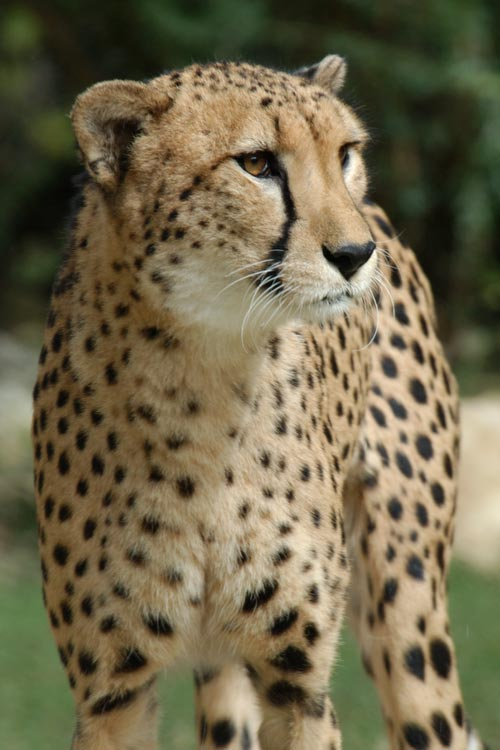
%> input picture clase9/Cheetah.jpg, 500 x 750 px
$ octave clase9.m   (GNU Octave 9; MATLAB toolbox functions it lacks are replaced by stand-ins)
%> lines starting %> are read from the running program, lines starting %| are printed output that depends on the picture
clc
close all
clear

%Cargar Imagenes
imagen = imread('Cheetah.jpg'); % Cargar imagen
%> imagen is the input picture: size 750x500x3 uint8; mean R, G, B 112.5, 103.4, 75.7
imagen = rgb2gray(imagen); %validar si se requiere rgb2gray
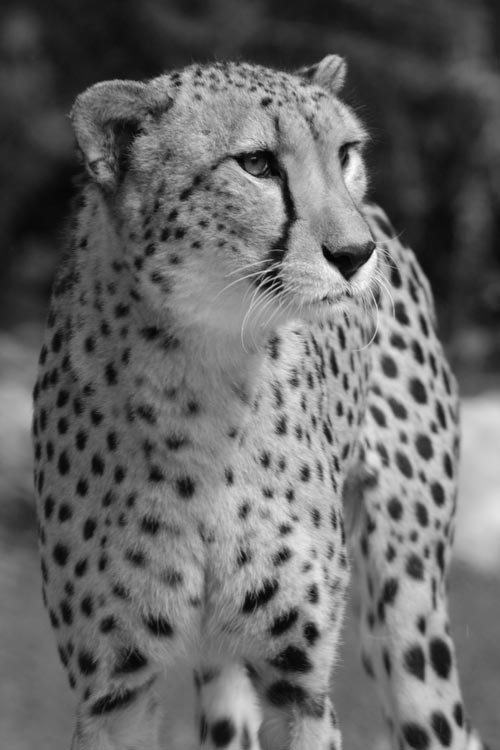
%> imagen: size 750x500 uint8; min 1, max 253, mean 103

imagen2 = double(imagen);

n = 7;
p = 5;

kernelPB = (1/n^2)*ones(n);
imagenPB = conv2(imagen2, kernelPB, 'same');
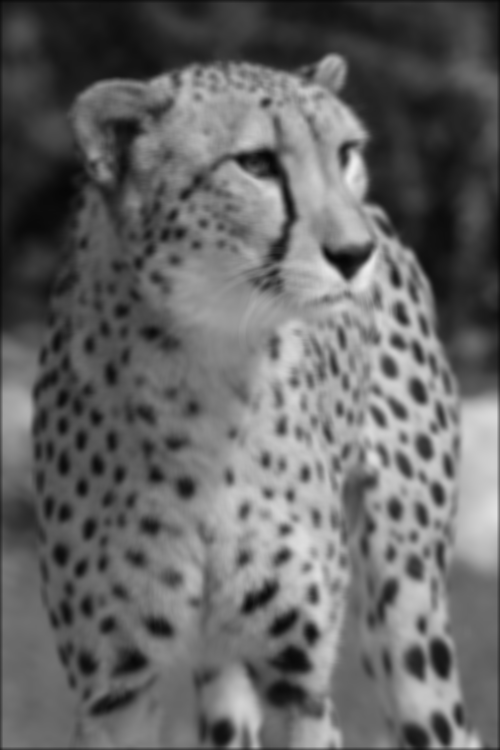
%> imagenPB: size 750x500 double; min 6.27, max 238, mean 102.5

Ig = imagen2 - imagenPB;
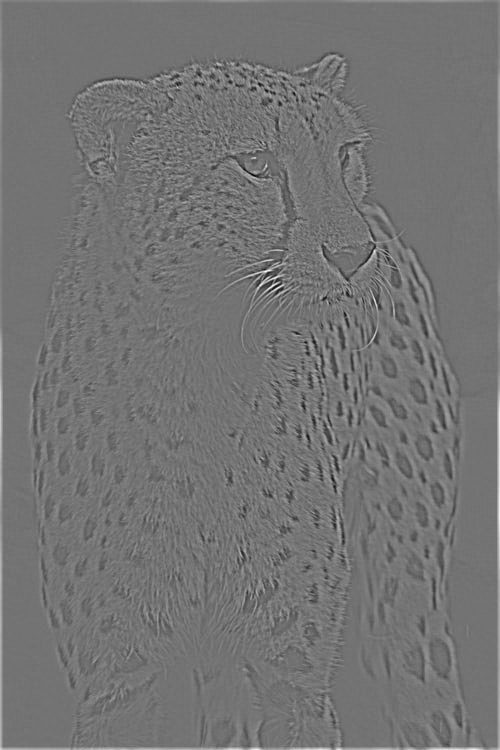
%> Ig: size 750x500 double; min -92.33, max 111.7, mean 0.5; drawn with min black and max white
Iu = imagen2 + (p*Ig);
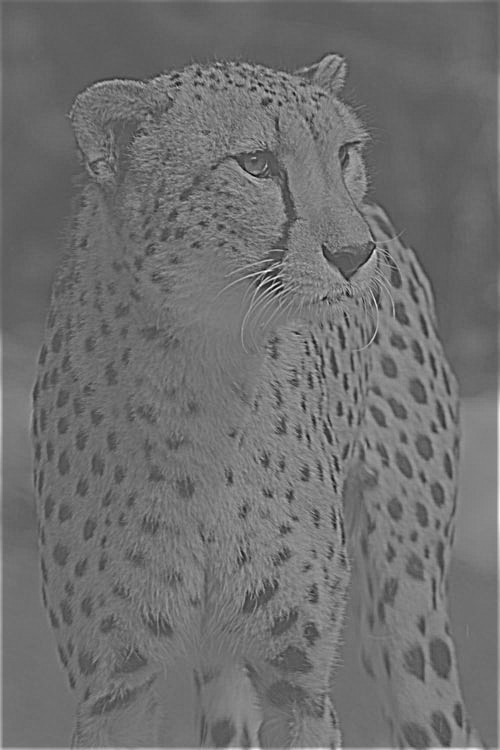
%> Iu: size 750x500 double; min -425.6, max 783.5, mean 105.4; drawn with min black and max white
ImaRe = uint8(Iu);
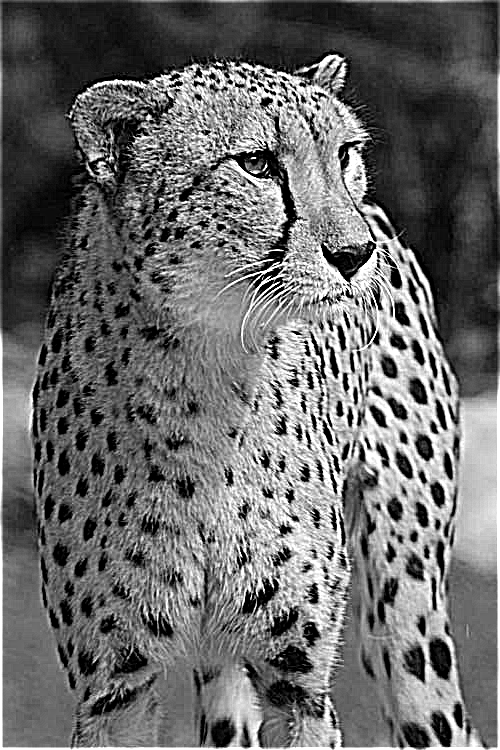
%> ImaRe: size 750x500 uint8; min 0, max 255, mean 106.5

figure,subplot(1,2,1),imshow(imagen); % Mostrar imagenes al mismo tiempo
% subplot(1,3,2),bar(histogramaEntrada);

subplot(1,2,2),imshow(ImaRe);

$ run again, with clase9/xRayInspect.jpg copied over clase9/Cheetah.jpg
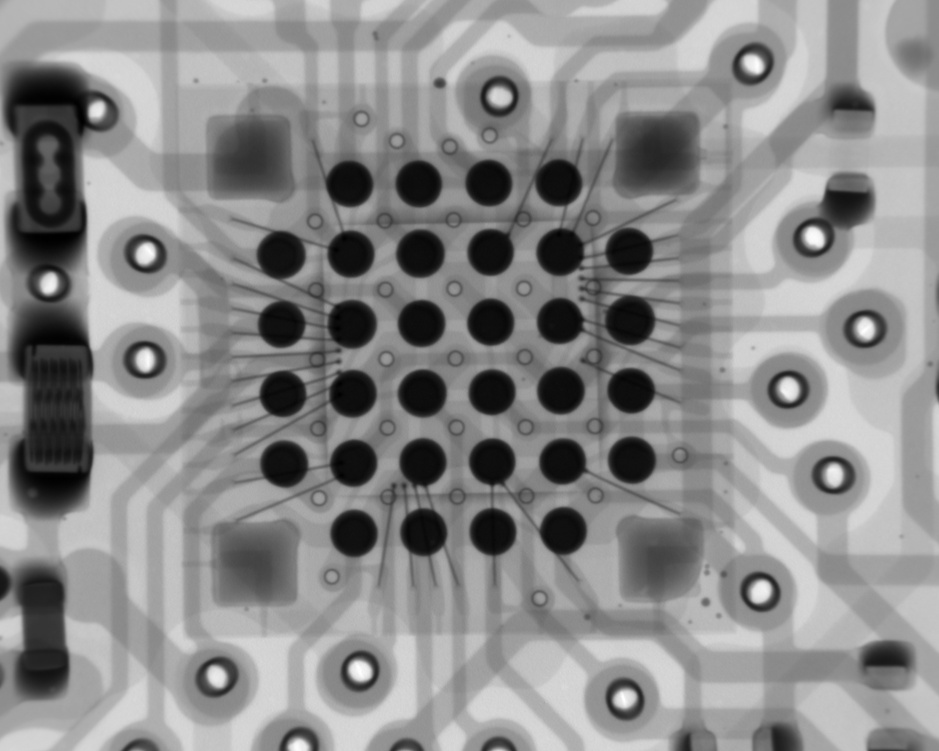
%> input picture clase9/xRayInspect.jpg, 939 x 751 px, shrunk from 1280 x 1024 before the run
%> imagen is the input picture: size 751x939x3 uint8; min 0, max 255, mean 138.7
%> imagen: size 751x939 uint8
%> `Iu = imagen2 + (p*Ig);`:
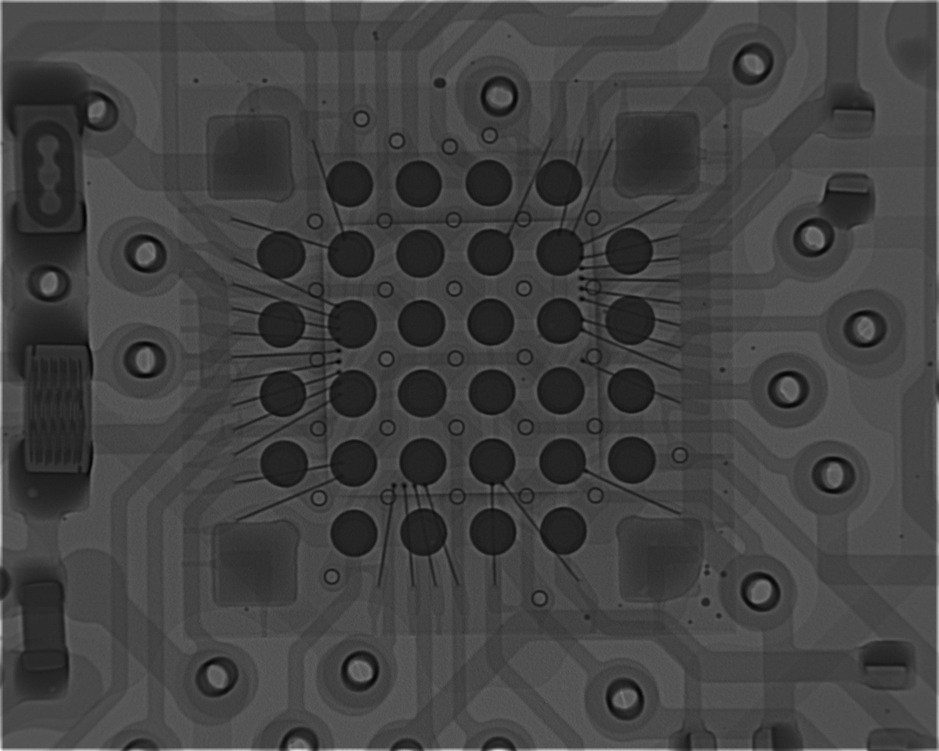
%> Iu: size 751x939 double; min -137.4, max 921.6, mean 142.1; drawn with min black and max white
%> `ImaRe = uint8(Iu);`:
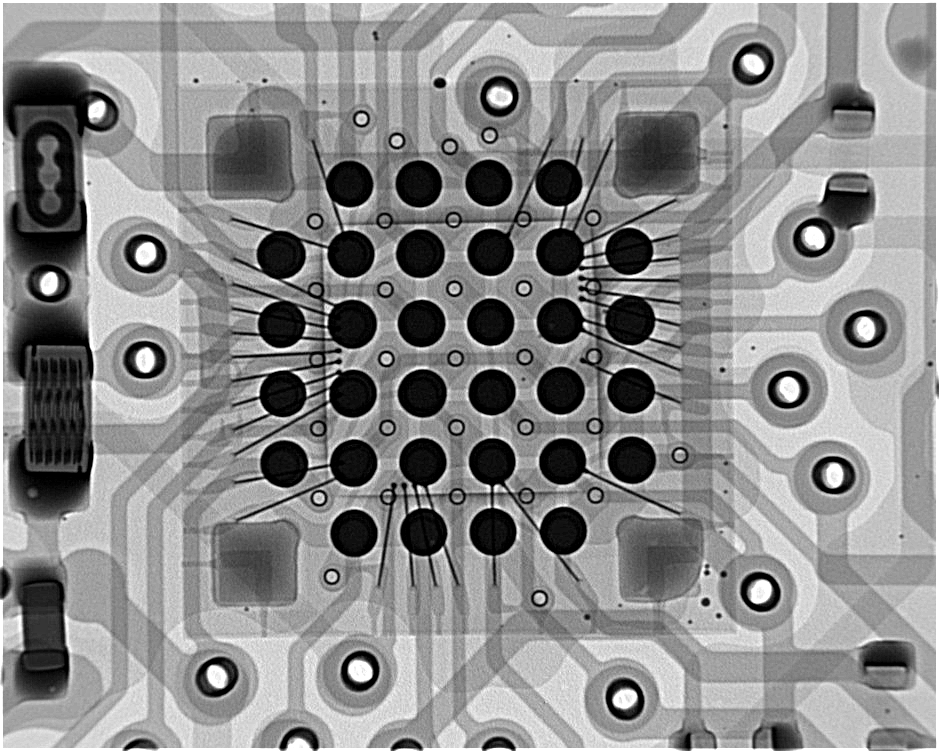
%> ImaRe: size 751x939 uint8; min 0, max 255, mean 140.4
